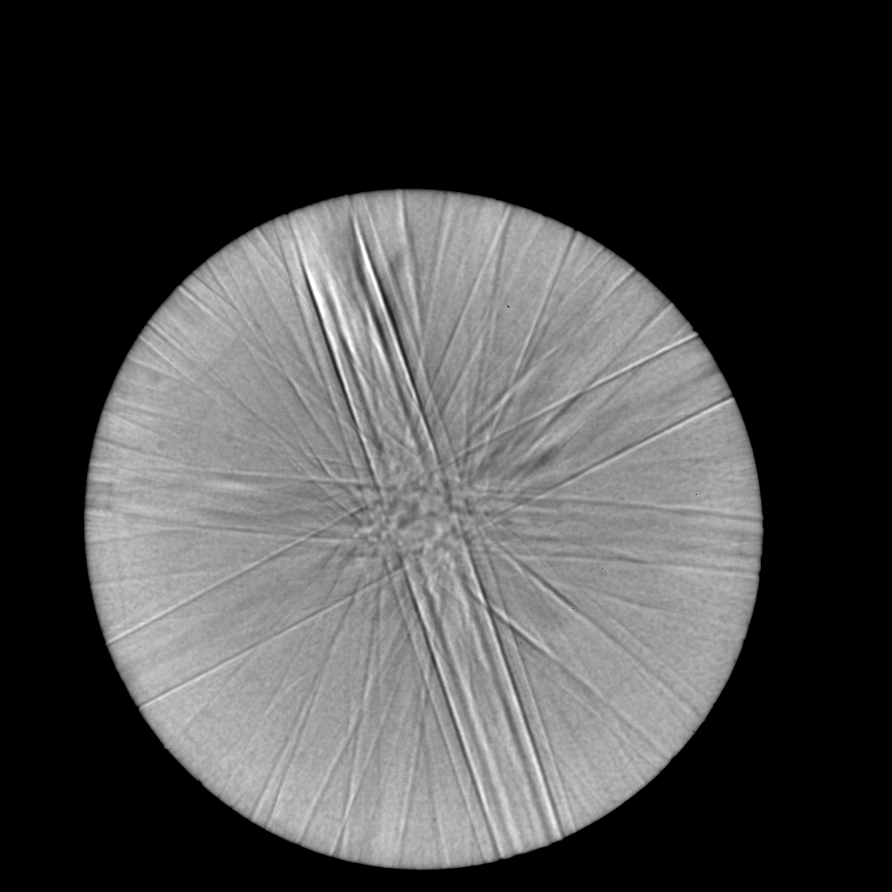
#> input picture data/train/samples/CBED_1.tif, 1783 x 1783 px (shown at 1/2 size); its folder holds only this picture in this run
$ python hough_v3.py data/train/samples/CBED_1.tif   (older library calls are emulated)
#> lines starting #> are read from the running program, lines starting #| are printed output that depends on the picture; after the words box and inside, x2 and y2 are one past the last pixel; in counts of white or black regions, pixels touching at a corner belong together
import numpy as np
import sys
from skimage.transform import probabilistic_hough_line, hough_line, hough_line_peaks
from skimage.feature import canny
from skimage.draw import line
from skimage import data
import cv2
import matplotlib.pyplot as plt
from matplotlib import cm
from sklearn.metrics import mean_squared_error
from sklearn.cluster import KMeans

from matplotlib.backends.backend_agg import FigureCanvasAgg as FigureCanvas
from matplotlib.figure import Figure

def hough_transform_array(image, threshold=250, line_length=10, line_gap=3):
    edges = canny(image, 2, 1, 25)
    lines = probabilistic_hough_line(edges, threshold=threshold, line_length=line_length, line_gap=line_gap)

    fig = Figure(figsize=(image.shape[0]/120, image.shape[1]/120), dpi=120)
    canvas = FigureCanvas(fig)
    ax = fig.gca()

    ax.imshow(edges * 0, cmap=cm.gray)
    slopes = []
    for line in lines:
        p0, p1 = line
        ax.plot((p0[0], p1[0]), (p0[1], p1[1]), c='0.5')

        if p1[0] - p0[1] != 0:
            slopes.append((p1[1] - p0[1]) / (p1[0] - p0[1]))
    ax.set_xlim((0, image.shape[0]))
    ax.set_ylim((0, image.shape[1]))
    ax.axis('off')

    # Slopes stuff
    slopes = np.array(slopes).reshape(-1, 1)
    kmeans = KMeans(n_clusters=6, random_state=0).fit(slopes) # 6 bands
    if display_slopes:
        print(kmeans.cluster_centers_)

    canvas.draw()
    image_from_plot = np.frombuffer(fig.canvas.tostring_rgb(), dtype=np.uint8)
    image_from_plot = image_from_plot.reshape(fig.canvas.get_width_height()[::-1] + (3,))
    image_from_plot = np.flipud(image_from_plot)
    image_from_plot = cv2.cvtColor(image_from_plot, cv2.COLOR_BGR2GRAY)
    image_from_plot = np.where(image_from_plot == 255, 0, image_from_plot)
    image_from_plot = np.where(image_from_plot != 0, 255, image_from_plot)

    return image_from_plot

def accuracy(image, label):
    total = 0
    label_total = 0
    for i in range(image.shape[0]):
        for j in range(image.shape[1]):
            if label[i][j] > 0:
                label_total += 1

            if image[i][j] > 0 and label[i][j] > 0:
                total += 1

    return (total / label_total) * 100

def rmse(image, label):
    new_image = []
    new_label = []

    for i in range(image.shape[0]):
        for j in range(image.shape[1]):
            if label[i][j] > 0 or image[i][j] > 0:
                new_image.append(image[i][j])
                new_label.append(label[i][j])

    return mean_squared_error(new_label, new_image, squared=False)

# Get command line opts
display_graphs = True if "-d" in sys.argv[1:] else False
display_sift = True if "-s" in sys.argv[1:] else False
display_slopes = True if "-sl" in sys.argv[1:] else False
print("Display graphs: " + str(display_graphs))
print("Display slopes: " + str(display_slopes))
print("Display SIFT: " + str(display_sift))

# Loop over every item in the dataset
for i in range(1, 21):
    # Line finding using the Probabilistic Hough Transform
    image = cv2.imread("data/train/samples/CBED_" + str(i) + ".tif", cv2.IMREAD_GRAYSCALE)
#> image is the input picture: shape (1783, 1783); min 0, max 255, mean 70.1
    label = cv2.imread("data/train/labels/CBED_" + str(i) + ".png", cv2.IMREAD_GRAYSCALE)

    # Generate hough transform for image and label
    image_from_plot = hough_transform_array(image)
#> in hough_transform_array, `edges = canny(image, 2, 1, 25)`:
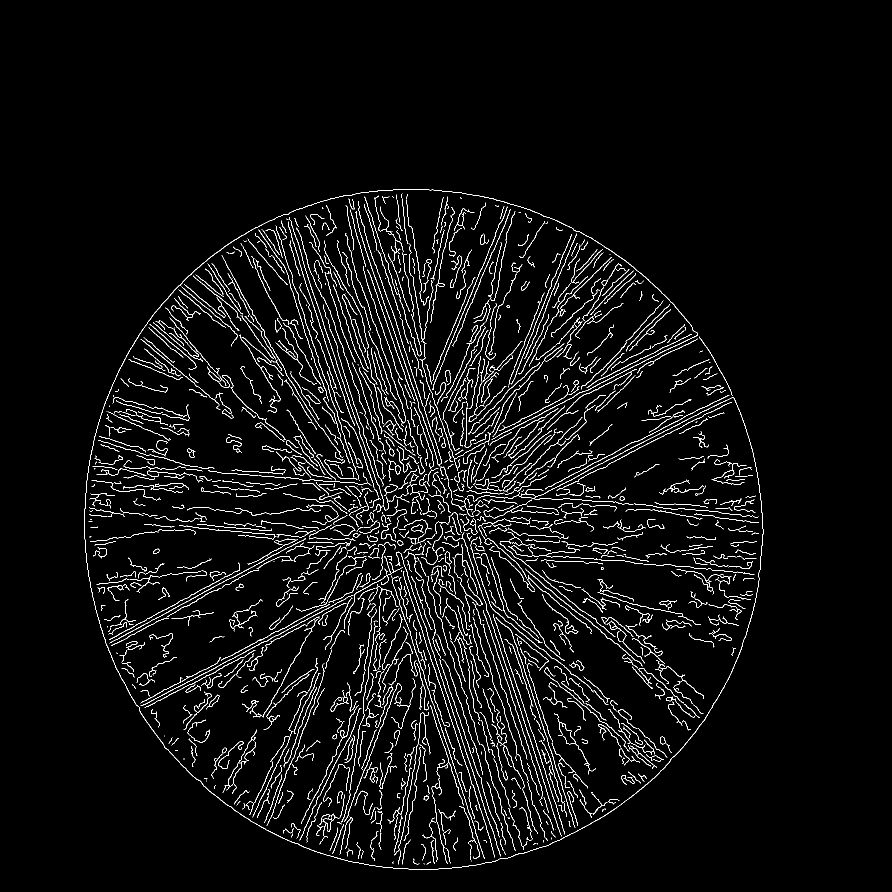
#> edges: shape (1783, 1783) bool (shown at 1/2 size); 3.7% white in thin lines or dots, all inside (x1, y1, x2, y2) = (168, 378, 1527, 1739)
#> in hough_transform_array, `lines = probabilistic_hough_line(edges, threshold=threshold, line_leng..`: lines = 550 items
#> the loop in hough_transform_array, `for line in lines:` made 550 passes
#> (p0, p1) on passes 1 to 3: ((1010, 864), (1108, 814)), ((1204, 765), (1350, 691)), ((1030, 853), (1068, 834))
#> after the loop in hough_transform_array, `for line in lines:`: slopes = 550 values, max 29 at index 31, min -82 at index 63, mean -0.0895
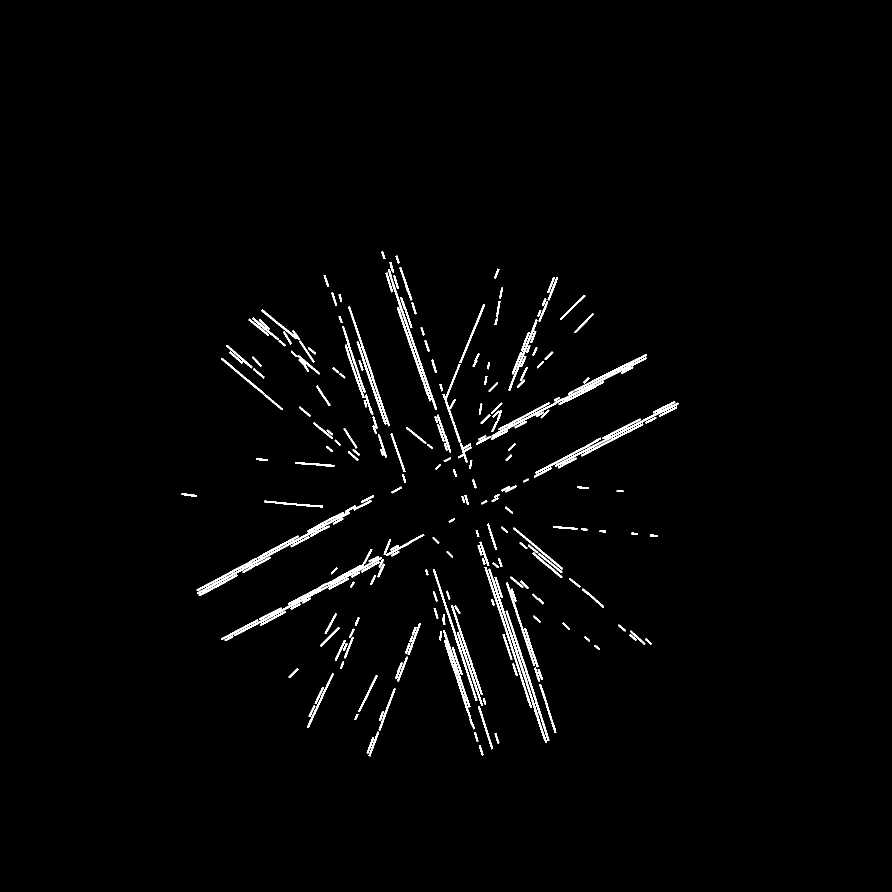
#> image_from_plot: shape (1783, 1783) (shown at 1/2 size); 1.7% white; 239 white regions, largest, box (x1, y1, x2, y2) and area: (393, 1000, 743, 1192) 3668, (982, 708, 1294, 880) 3261, (468, 1098, 764, 1272) 2544
    label_from_plot = hough_transform_array(label)
#> the loop in hough_transform_array (call 2), `for line in lines:` made 531 passes
#> (p0, p1) on passes 1 to 3: ((219, 1286), (343, 1220)), ((1013, 863), (1071, 833)), ((1060, 839), (1139, 797))
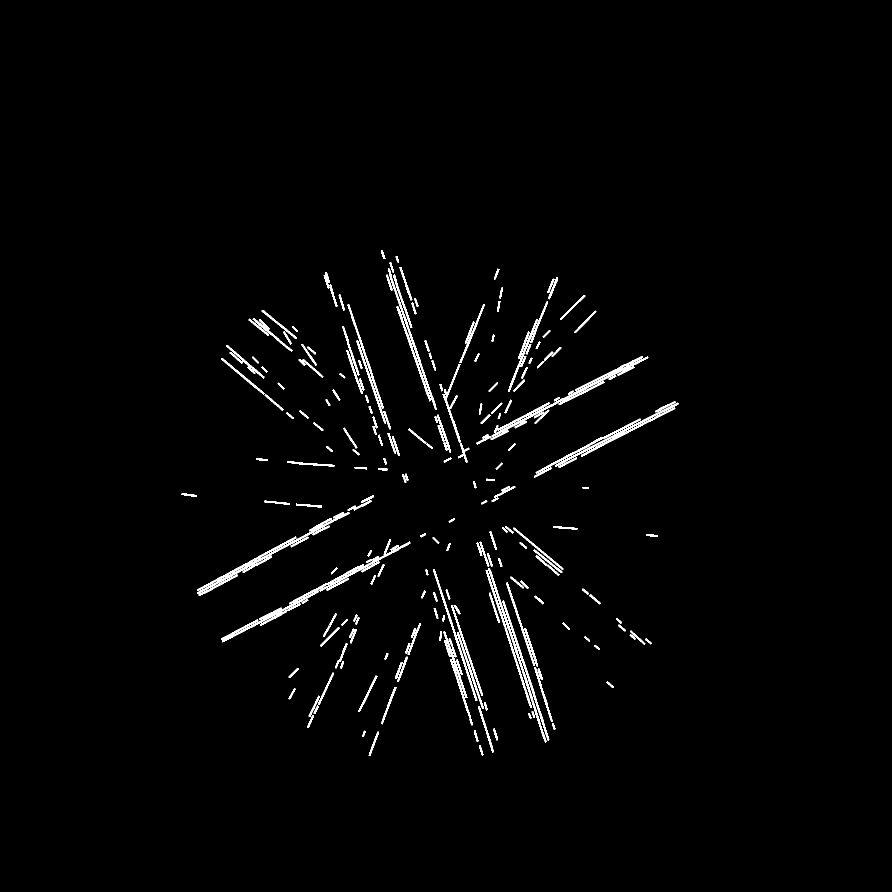
#> label_from_plot: shape (1783, 1783) (shown at 1/2 size); 1.6% white; 222 white regions, largest, box (x1, y1, x2, y2) and area: (981, 712, 1297, 880) 3602, (442, 1078, 821, 1285) 3370, (394, 1024, 699, 1192) 3153

    image_from_plot_2 = hough_transform_array(image_from_plot, threshold=150, line_length=5, line_gap=1)
#> call 3 of hough_transform_array, with threshold = 150, line_length = 5, line_gap = 1
#> in hough_transform_array (call 3), `edges = canny(image, 2, 1, 25)`:
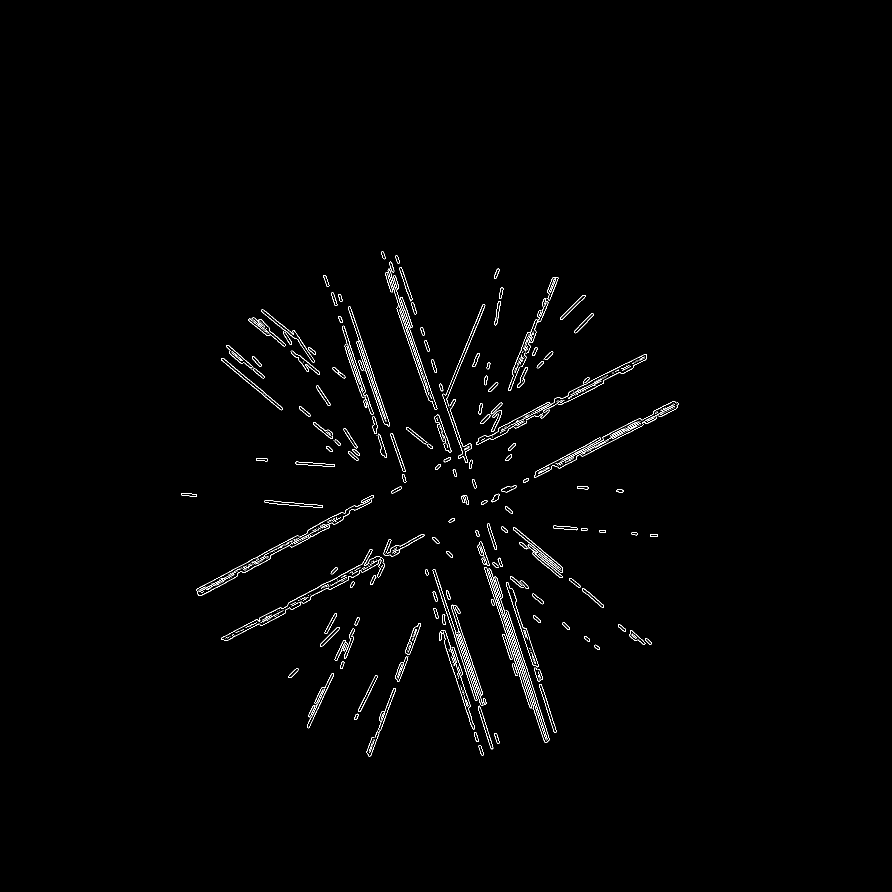
#> edges: shape (1783, 1783) bool (shown at 1/2 size); 0.92% white in thin lines or dots, all inside (x1, y1, x2, y2) = (363, 503, 1357, 1513)
#> in hough_transform_array (call 3), `lines = probabilistic_hough_line(edges, threshold=threshold, line_leng..`: lines = 843 items
#> the loop in hough_transform_array (call 3), `for line in lines:` made 843 passes
#> (p0, p1) on passes 1 to 3: ((760, 813), (747, 774)), ((950, 1400), (889, 1213)), ((747, 776), (721, 696))
#> after the loop in hough_transform_array (call 3), `for line in lines:`: slopes = 840 values, max 6.5 at index 133, min -176 at index 46, mean -0.231
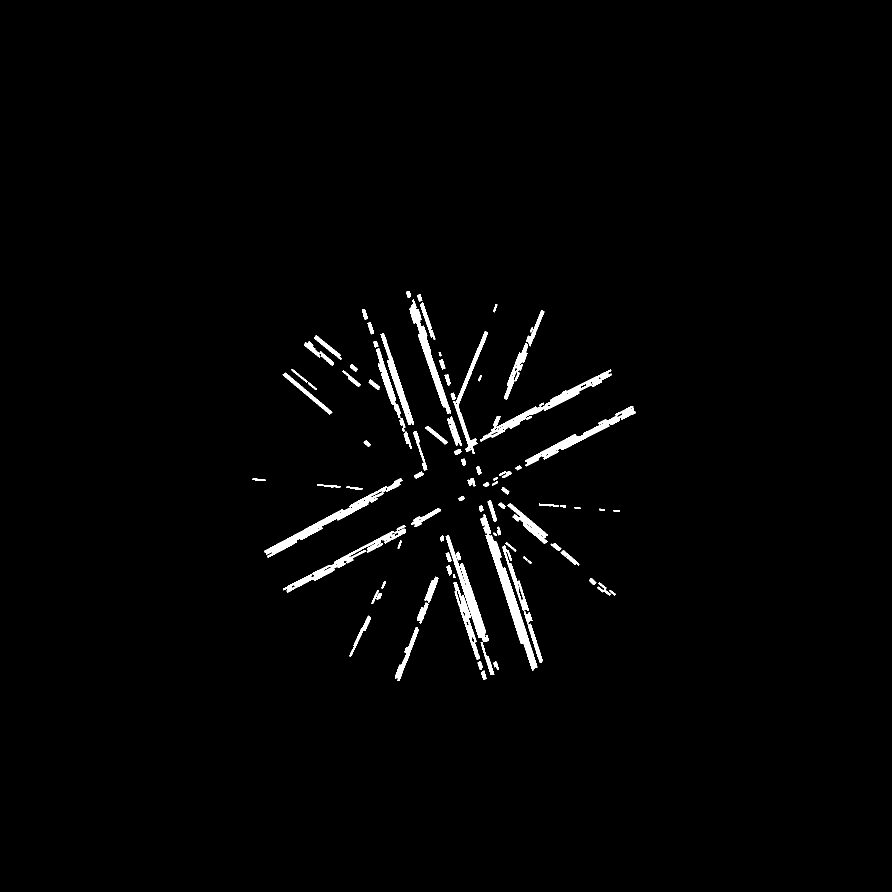
#> image_from_plot_2: shape (1783, 1783) (shown at 1/2 size); 1.6% white; 98 white regions, largest, box (x1, y1, x2, y2) and area: (961, 1029, 1075, 1341) 4830, (528, 956, 805, 1115) 3948, (960, 739, 1224, 883) 3712

    # Print accuracy of the method
    print("\n\n")
    print("CBED_" + str(i) + ".tif")
    print("Hough Transform:")
    print("RMSE: " + str(rmse(image_from_plot, label_from_plot)))
#> after the loop in rmse, `for i in range(image.shape[0]):`: new_image = 59774 items
#> (the run stopped early here; a loop or call above may not have finished)
